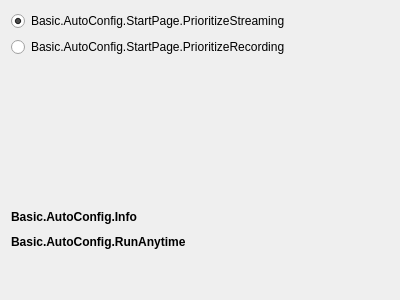
<?xml version="1.0" encoding="UTF-8"?>
<ui version="4.0">
 <class>AutoConfigStartPage</class>
 <widget class="QWidget" name="AutoConfigStartPage">
  <property name="geometry">
   <rect>
    <x>0</x>
    <y>0</y>
    <width>400</width>
    <height>300</height>
   </rect>
  </property>
  <property name="windowTitle">
   <string notr="true"/>
  </property>
  <layout class="QVBoxLayout" name="verticalLayout">
   <item>
    <widget class="QRadioButton" name="prioritizeStreaming">
     <property name="text">
      <string>Basic.AutoConfig.StartPage.PrioritizeStreaming</string>
     </property>
     <property name="checked">
      <bool>true</bool>
     </property>
    </widget>
   </item>
   <item>
    <widget class="QRadioButton" name="prioritizeRecording">
     <property name="text">
      <string>Basic.AutoConfig.StartPage.PrioritizeRecording</string>
     </property>
    </widget>
   </item>
   <item>
    <spacer name="verticalSpacer_2">
     <property name="orientation">
      <enum>Qt::Orientation::Vertical</enum>
     </property>
     <property name="sizeType">
      <enum>QSizePolicy::Policy::Expanding</enum>
     </property>
     <property name="sizeHint" stdset="0">
      <size>
       <width>40</width>
       <height>40</height>
      </size>
     </property>
    </spacer>
   </item>
   <item>
    <widget class="QLabel" name="label_2">
     <property name="font">
      <font>
       <bold>true</bold>
      </font>
     </property>
     <property name="text">
      <string>Basic.AutoConfig.Info</string>
     </property>
     <property name="wordWrap">
      <bool>true</bool>
     </property>
    </widget>
   </item>
   <item>
    <spacer name="verticalSpacer_3">
     <property name="orientation">
      <enum>Qt::Orientation::Vertical</enum>
     </property>
     <property name="sizeType">
      <enum>QSizePolicy::Policy::Fixed</enum>
     </property>
     <property name="sizeHint" stdset="0">
      <size>
       <width>5</width>
       <height>5</height>
      </size>
     </property>
    </spacer>
   </item>
   <item>
    <widget class="QLabel" name="label">
     <property name="font">
      <font>
       <bold>true</bold>
      </font>
     </property>
     <property name="text">
      <string>Basic.AutoConfig.RunAnytime</string>
     </property>
     <property name="wordWrap">
      <bool>true</bool>
     </property>
    </widget>
   </item>
   <item>
    <spacer name="verticalSpacer">
     <property name="orientation">
      <enum>Qt::Orientation::Vertical</enum>
     </property>
     <property name="sizeType">
      <enum>QSizePolicy::Policy::Fixed</enum>
     </property>
     <property name="sizeHint" stdset="0">
      <size>
       <width>20</width>
       <height>40</height>
      </size>
     </property>
    </spacer>
   </item>
  </layout>
 </widget>
 <resources/>
 <connections/>
</ui>
